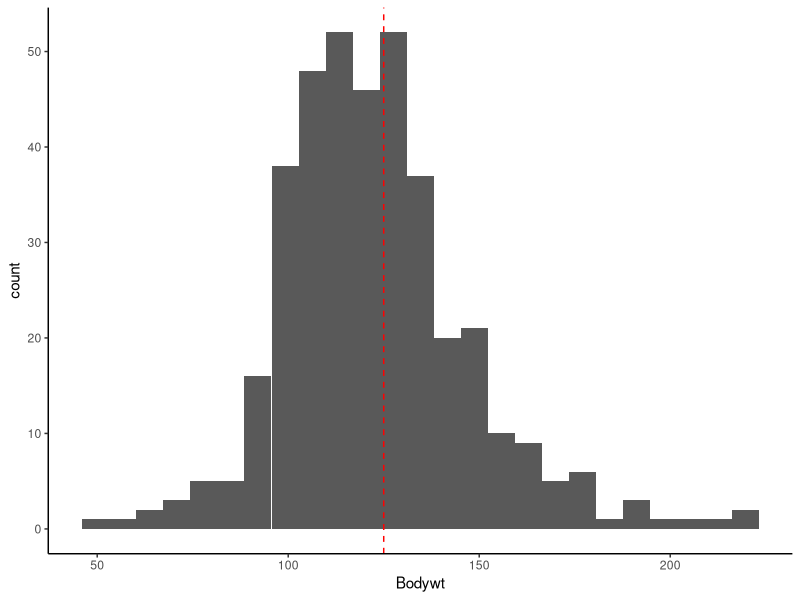
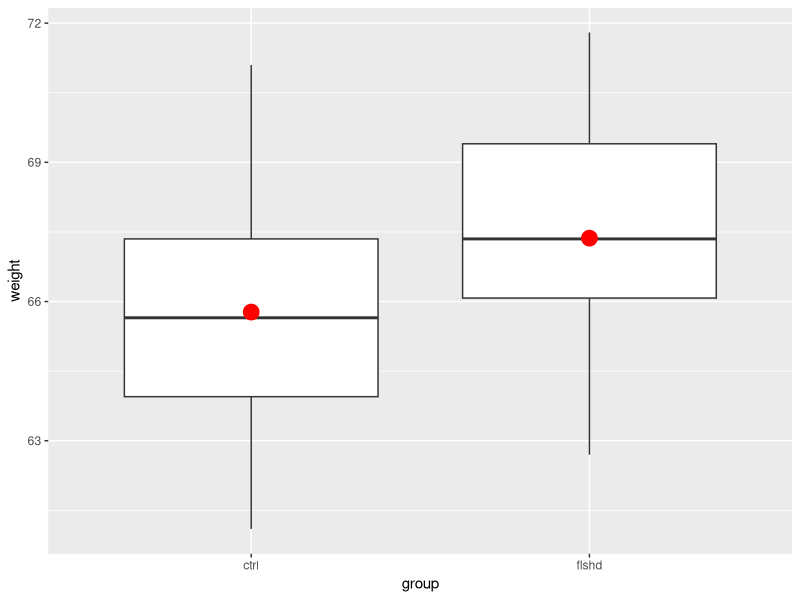
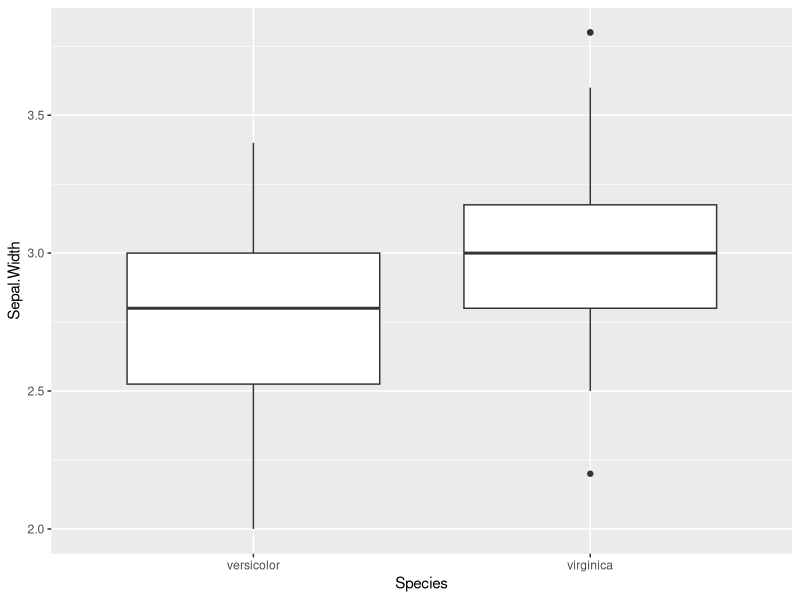
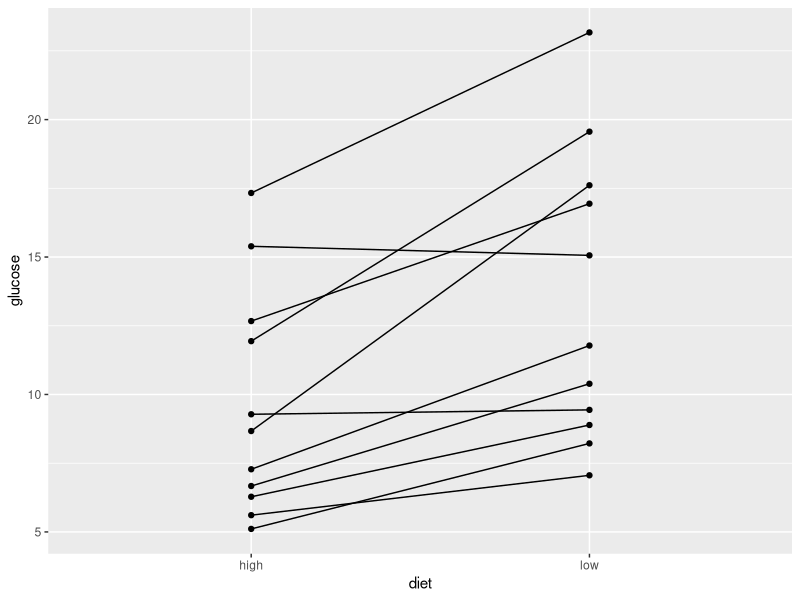
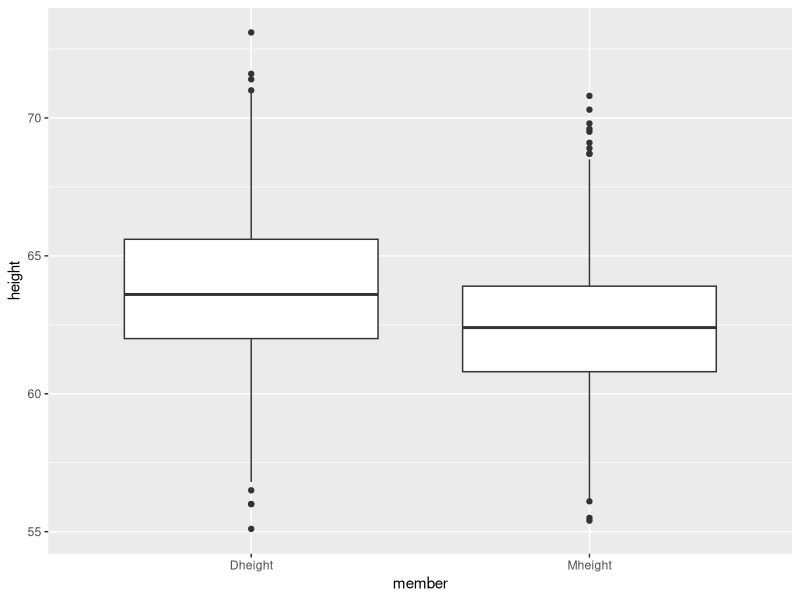

Write the R code that produced these figures, in order.
## ---- chunk 1
library(tidyverse) 
library(gridExtra)
library(knitr) 
opts_chunk$set(
  tidy = FALSE,
  cache = FALSE,
  echo = TRUE,
  warning = FALSE,
  message = FALSE,
  dpi = 300,
  fig.align = "center",
  fig.width = 4,
  fig.height = 4
  )
## ---- chunk 2
donkey <- read.table("donkey.tsv", header = T, sep = "\t") 
dim(donkey)
head(donkey)
## ---- chunk 3
ggplot(donkey, aes(Bodywt)) +
  geom_histogram(bins = 25) +
  geom_vline(xintercept = 125,
             lty = "dashed",
             color = "red") +
  theme_classic()
## ---- chunk 4
t.test(donkey$Bodywt, mu = 125)
## ---- chunk 5
t.test(donkey$Bodywt, mu = 130)
## ---- chunk 6
infected <- 361
n <- 1150
p <- infected/n # sample proportion
print(p)
## ---- chunk 7
p + 1.96*sqrt(p*(1-p)/n)*c(-1,1) # 1.96 from qnorm(1-0.025)
## ---- chunk 8
prop.test(infected, n, p = 0.34)
## ---- chunk 9
cont<- c(62.5, 63.9, 69.2, 66.8, 65.7, 62.6, 69.5, 67.2, 61.1, 
         64.1, 65.2, 61.8, 65.3, 63.5, 69.6, 65.6, 65.3, 71.1, 
         66.4, 65.1, 67.0, 66.1, 64.8, 67.5, 68.6, 67.4, 68.2, 
         62.5, 66.0, 63.6)
fl <- c(70.7, 67.8, 69.8, 71.8, 66.8, 68.1, 64.9, 67.0, 66.0, 
        68.2, 67.1, 69.4, 69.4, 67.6, 69.8, 64.4, 66.1, 67.9, 
        66.9, 62.7, 66.2, 69.4, 64.6, 64.2)
c(length(cont), length(fl)); c(mean(cont), mean(fl))
## ---- chunk 10
## make group, a variable for membership
group <- c(rep("ctrl", length(cont)), rep("flshd", length(fl)))
weight <- c(cont, fl)
df <- data.frame(group, weight)
dim(df)
## ---- chunk 11
head(df)
## ---- chunk 12
tail(df)
## ---- chunk 13
ggplot(df, aes(group, weight)) + 
  geom_boxplot() +
  geom_point(stat = "summary", fun.y = mean, #<<
             color = "red", size = 5) #<<
## ---- chunk 14
t.test(cont, fl, var.equal = TRUE)
## ---- chunk 15
t.test(cont, fl, var.equal = F)
## ---- chunk 16
iris %>% filter(Species != "setosa") %>%
  ggplot(aes(Species, Sepal.Width)) +
  geom_boxplot()
## ---- chunk 17
low = c(9.44, 17.61, 8.89, 16.94, 10.39, 11.78, 15.06, 7.06, 
        19.56, 8.22, 23.17)
high = c(9.28, 8.67, 6.28, 12.67, 6.67, 7.28, 15.39, 5.61, 
         11.94, 5.11, 17.33)
## ---- chunk 18
df <- data.frame(low, high) %>%
  mutate(obs = paste0("obs", 1:length(low))) %>%
  gather(key = diet, value = glucose, -obs) # long form #<< 

ggplot(df, aes(diet, glucose)) +
  geom_point() +
  geom_line(aes(group = obs)) # connect the match #<<
## ---- chunk 19
t.test(high, low, paired = T)
## ---- chunk 20
diff <- high - low
t.test(diff, mu = 0)
## ---- chunk 21
ht <- read.table(file = "heights.txt", header = T, sep = " ") 
## ---- chunk 22
ht %>%
  mutate(id = paste0("family", 1:nrow(ht))) %>%
  gather(key = member, value = height, -id) %>%
  ggplot(aes(member, height)) +
  geom_boxplot() 
